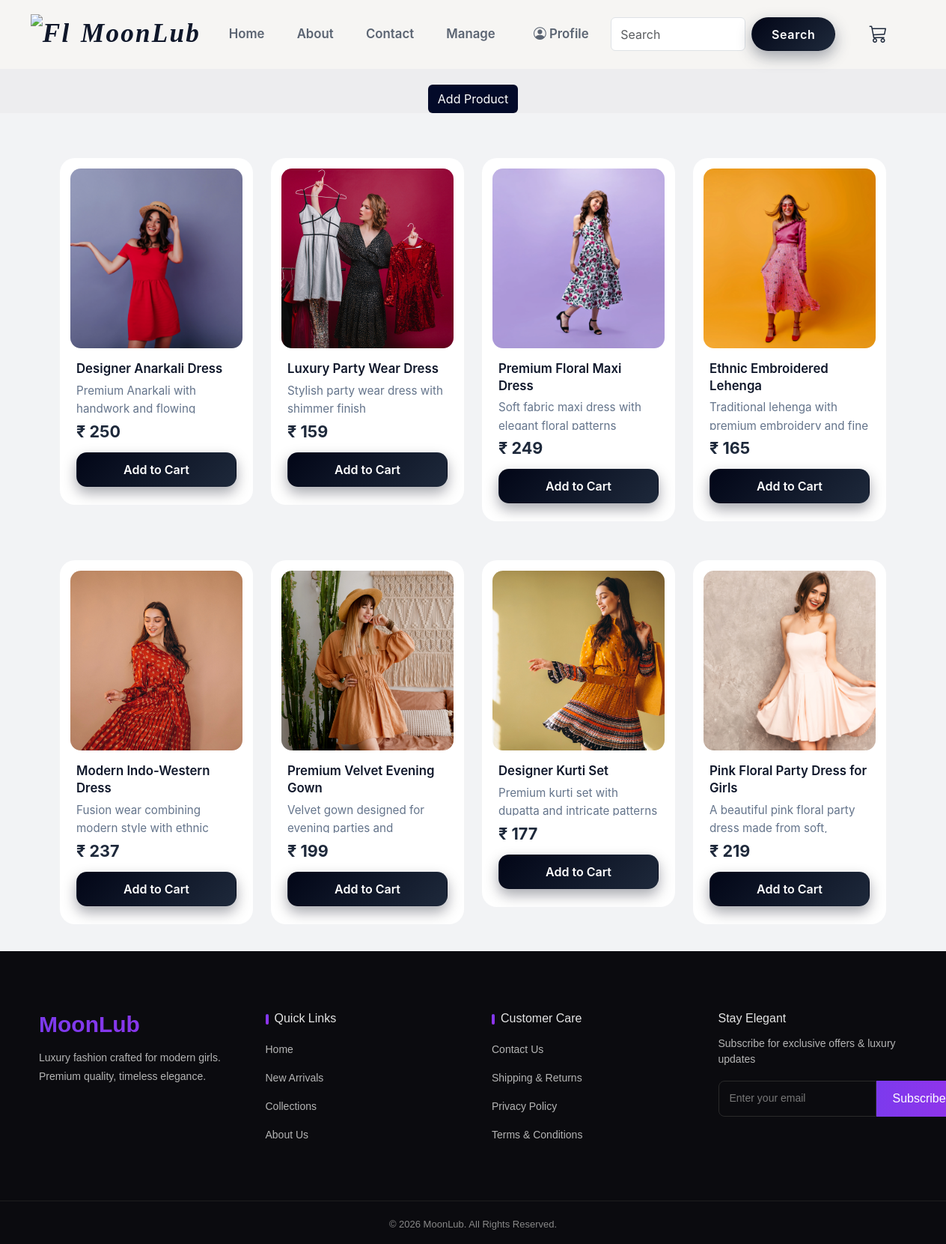
The page /products/all/ on the database its author committed.
### products/models.py (models this page shows, shortened)
class Product(models.Model):
    title = models.CharField(max_length = 255)
    desc = models.TextField(max_length = 500)
    price = models.PositiveIntegerField()
    stock = models.PositiveIntegerField()
    thumbnail = models.ImageField(upload_to = 'products/thumbnails/')
    created_at = models.DateTimeField(auto_now_add = True)
    updated_at = models.DateTimeField(auto_now = True)

### products/views.py (the view)
# urls.py: path('all/',productsView, name='products'),
def productsView(request):
    template = 'products/product.html'
    context = {
        'current_page' : 'products',
        'products' : Product.objects.all()
    }
    return render(request, template_name=template, context=context)

### templates/products/product.html (shortened to what this page needs)
{% extends 'base/base.html' %}
{% block content %}
<section class="d-flex justify-content-center align-items-center mt-4 crud">
    <a href="{% url 'add_product' %}" class="btn">Add Product</a>
</section>
<section>
    <div>
        {% include 'products/includes/productsSection.html' %}
    </div>
</section>
{% endblock %}

### templates/products/includes/productCard.html
<div class="col-12 col-sm-6 col-md-4 col-lg-3">
    <div class="card product-card" data-product-id="{{product.id}}">
        {% if product.thumbnail %}
        <a href="{% url 'product_details' product.pk %}">
            <img src="{{product.thumbnail.url}}" class="card-img-top" alt="Product">
        </a>
        <div class="card-body">
            <a href="{% url 'product_details' product.pk %}">
                <h5 class="card-title">{{product.title}}</h5>
                {% else %}
                <div>
                    No Image
                </div>
                {% endif %}
                <p class="card-text">{{product.desc}}</p>
                <h4 class="card-price">&#8377; {{product.price}}</h4>
            </a>
            {% if product.stock > 0 %}
            <button class="add-to-cart btn btns w-100 ">Add to Cart</button>
            {% else %}
            <button class="btn btnss w-100" disabled>Out of Stock</button>
            {% endif %}
        </div>
    </div>
</div>

### static/css/styles.css (style rules this page uses)
* { margin: 0; padding: 0; box-sizing: border-box; }
body { padding: 89px 0 0 0; font-family: 'Inter', sans-serif; background-color: #ededef; }

### rows shown on the page
Product: thumbnail (picture), title "Designer Anarkali Dress", desc "Premium Anarkali with handwork and flowing…", price "250", stock "Add to Cart"
Product: thumbnail (picture), title "Luxury Party Wear Dress", desc "Stylish party wear dress with shimmer finish", price "159", stock "Add to Cart"
Product: thumbnail (picture), title "Premium Floral Maxi Dress", desc "Soft fabric maxi dress with elegant floral patterns", price "249", stock "Add to Cart"
Product: thumbnail (picture), title "Ethnic Embroidered Lehenga", desc "Traditional lehenga with premium embroidery and fine…", price "165", stock "Add to Cart"
Product: thumbnail (picture), title "Modern Indo-Western Dress", desc "Fusion wear combining modern style with ethnic…", price "237", stock "Add to Cart"
Product: thumbnail (picture), title "Premium Velvet Evening Gown", desc "Velvet gown designed for evening parties and…", price "199", stock "Add to Cart"
Product: thumbnail (picture), title "Designer Kurti Set", desc "Premium kurti set with dupatta and intricate patterns", price "177", stock "Add to Cart"
Product: thumbnail (picture), title "Pink Floral Party Dress for Girls", desc "A beautiful pink floral party dress made from soft,…", price "219", stock "Add to Cart"
